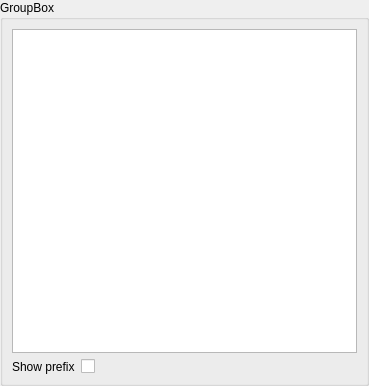
<?xml version="1.0" encoding="UTF-8"?>
<ui version="4.0">
 <class>LogWidgetFT</class>
 <widget class="QWidget" name="LogWidgetFT">
  <property name="geometry">
   <rect>
    <x>0</x>
    <y>0</y>
    <width>369</width>
    <height>386</height>
   </rect>
  </property>
  <property name="sizePolicy">
   <sizepolicy hsizetype="Maximum" vsizetype="Preferred">
    <horstretch>0</horstretch>
    <verstretch>0</verstretch>
   </sizepolicy>
  </property>
  <property name="windowTitle">
   <string>Form</string>
  </property>
  <layout class="QGridLayout" name="gridLayout_2">
   <property name="leftMargin">
    <number>0</number>
   </property>
   <property name="topMargin">
    <number>0</number>
   </property>
   <property name="rightMargin">
    <number>0</number>
   </property>
   <property name="bottomMargin">
    <number>0</number>
   </property>
   <item row="0" column="0">
    <widget class="QGroupBox" name="groupBox">
     <property name="title">
      <string>GroupBox</string>
     </property>
     <layout class="QGridLayout" name="gridLayout">
      <item row="0" column="0">
       <widget class="QTableWidget" name="table">
        <property name="sizePolicy">
         <sizepolicy hsizetype="Expanding" vsizetype="Expanding">
          <horstretch>0</horstretch>
          <verstretch>0</verstretch>
         </sizepolicy>
        </property>
       </widget>
      </item>
      <item row="1" column="0">
       <layout class="QFormLayout" name="formLayout">
        <item row="0" column="0">
         <widget class="QLabel" name="label">
          <property name="text">
           <string>Show prefix</string>
          </property>
         </widget>
        </item>
        <item row="0" column="1">
         <widget class="QCheckBox" name="showPrefix_checkBox">
          <property name="sizePolicy">
           <sizepolicy hsizetype="Maximum" vsizetype="Fixed">
            <horstretch>0</horstretch>
            <verstretch>0</verstretch>
           </sizepolicy>
          </property>
          <property name="text">
           <string/>
          </property>
         </widget>
        </item>
       </layout>
      </item>
     </layout>
    </widget>
   </item>
  </layout>
 </widget>
 <resources/>
 <connections/>
</ui>
